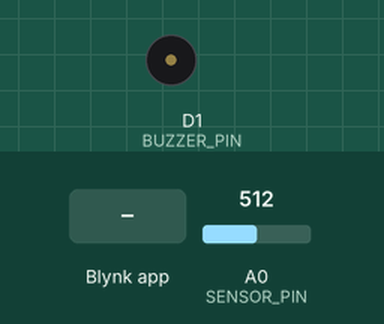
Recording of a sketch running on a simulated ESP8266 (NodeMCU). On the bench: buzzer (waves = sounding, pin HIGH). The inputs (shaded band) are chosen by the test bench; at power-on: A0 (SENSOR_PIN) = 512. WiFi joins after 1.5 s; servers stay silent unless stated; what the sketch prints to the serial monitor is not drawn.

Above: at 3.0 s.
3.1 s: Blynk app writes 1 to V2
At 3.7 s:
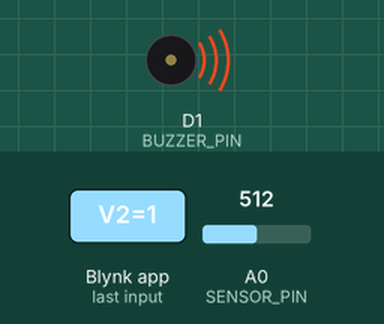
Timing chart, 0 to 6.1 s (numbered marks = the images above; inputs shaded):
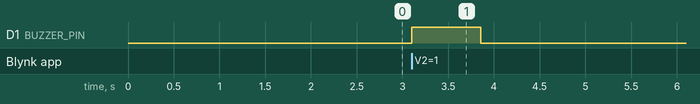

The sketch:

edu2.ino
```cpp
#define BLYNK_TEMPLATE_ID "TMPL6otlzkypY"
#define BLYNK_TEMPLATE_NAME "IOT Edu"
#define BLYNK_AUTH_TOKEN "12gSDR0UGjPcqzIIr_1ZODU_XiwB_hQs"

#include <ESP8266WiFi.h>
#include <BlynkSimpleEsp8266.h>
#include <ESP8266HTTPClient.h> // Tambahkan library HTTPClient
#include <WiFiClient.h> // Tambahkan library WiFiClient

char auth[] = BLYNK_AUTH_TOKEN; // Blynk Auth Token
char ssid[] = "Saone";          // WiFi SSID
char pass[] = "30082004";       // WiFi Password

// Pin Definitions
#define SENSOR_PIN A0
#define BUZZER_PIN D1
#define SAMPLE_WINDOW 50

BlynkTimer timer;
unsigned int sample;

// Noise Level Thresholds

int highThreshold = 55;
int db = 0;

// Function to read sound levels and handle logic
void readSoundLevel() {
    unsigned long startMillis = millis();
    unsigned int signalMax = 0;
    unsigned int signalMin = 1024;

    // Collect data for SAMPLE_WINDOW duration
    while (millis() - startMillis < SAMPLE_WINDOW) {
        sample = analogRead(SENSOR_PIN);
        if (sample < 1024) {
            if (sample > signalMax) {
                signalMax = sample;
            } else if (sample < signalMin) {
                signalMin = sample;
            }
        }
    }

    // Calculate peak-to-peak and convert to decibels
    float peakToPeak = signalMax - signalMin;
    db = map(peakToPeak, 0, 450, 50, 90);

    // Log data to Serial Monitor
    Serial.print("Peak-to-Peak: ");
    Serial.print(peakToPeak);
    Serial.print(" dB: ");
    Serial.println(db);

    // Send noise level to Blynk
    Blynk.virtualWrite(V1, db);

    // Handle noise levels and control buzzer
    if (db > highThreshold) {
        digitalWrite(BUZZER_PIN, HIGH);
        Serial.println("Noise level HIGH, buzzer ON!");
        Blynk.logEvent("noise_alert", "Kebisingan tinggi terdeteksi!");
    } else {
        digitalWrite(BUZZER_PIN, LOW);
        Serial.println("Noise level normal, buzzer OFF.");
    }
}


void sendToSpreadsheet(int noiseLevel) {
    // URL Google Apps Script Webhook
    const char* webhookUrl = "https://script.google.com/macros/s/AKfycbyBMXcY3vmMJeNqKUKelamTBzNuFaExcJ8sRhNKmeHR4lcs3-N0flhAsuL0ciWPh5EB/exec"; // Ganti dengan URL webhook Anda

    if (WiFi.status() == WL_CONNECTED) {
        WiFiClientSecure client;
        client.setInsecure(); // Nonaktifkan verifikasi sertifikat (opsional jika Anda tidak memiliki sertifikat SSL spesifik)

        HTTPClient http;

        // Inisialisasi koneksi HTTPS
        if (http.begin(client, webhookUrl)) {
            // Format data dalam JSON
            String jsonPayload = "{\"value\":" + String(noiseLevel) + "}";

            // Set header untuk request HTTP POST
            http.addHeader("Content-Type", "application/json");

            // Kirim data melalui HTTP POST
            int httpResponseCode = http.POST(jsonPayload);

            // Cetak respons HTTP di Serial Monitor
            if (httpResponseCode > 0) {
                Serial.print("HTTP Response code: ");
                Serial.println(httpResponseCode);
                Serial.print("Response: ");
                Serial.println("Data Berhasil Dikirim");
            } else {
                Serial.print("Error in sending POST: ");
                Serial.println(httpResponseCode);
            }

            // Tutup koneksi
            http.end();
        } else {
            Serial.println("Unable to connect to server");
        }
    } else {
        Serial.println("WiFi not connected");
    }
}

// Send data to Google Spreadsheet
void sendDataToSpreadSheet(){
    sendToSpreadsheet(db);
}

// Virtual pin function to manually control the buzzer
BLYNK_WRITE(V2) {
    int buttonState = param.asInt(); // Get button state
    digitalWrite(BUZZER_PIN, buttonState);
}

// Setup function
void setup() {
    // Initialize Serial Monitor
    Serial.begin(115200);

    // Initialize pins
    pinMode(SENSOR_PIN, INPUT);
    pinMode(BUZZER_PIN, OUTPUT);
    digitalWrite(BUZZER_PIN, LOW);

    // Connect to Blynk
    Blynk.begin(auth, ssid, pass);

    // Timer to monitor noise level every second
    timer.setInterval(1000L, readSoundLevel);
    timer.setInterval(10000L, sendDataToSpreadSheet);
}

// Main loop
void loop() {
    Blynk.run();
    timer.run();
}
```

Measured:
- after the input at 3.1 s, D1 (BUZZER_PIN): LOW → HIGH at once, → LOW 0.75 s later
